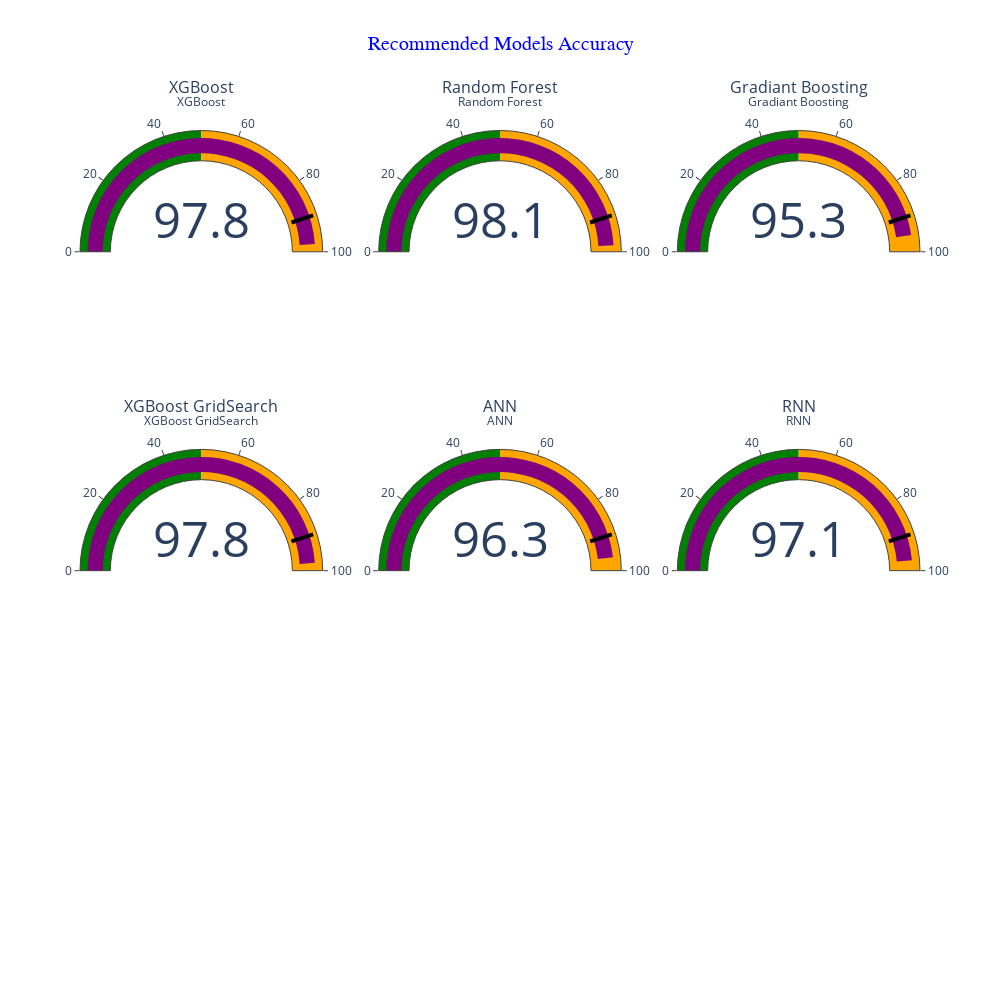

Write notebook code for a chart like this one.
### Code cell
# Model accuracies
model_accuracies = {
    'XGBoost': xgb_acc,
    'Random Forest': rfr_acc,
    'Gradiant Boosting': gbr_acc,
    'XGBoost GridSearch': grid_xgb_acc,
    'ANN': ann_model,
    'RNN': rnn_model
}

# Number of models
num_models = len(model_accuracies)

# Create the subplots
fig = make_subplots(
    rows=3, cols=3,
    specs=[[{'type': 'indicator'}]*3 for _ in range(3)],
    subplot_titles=list(model_accuracies.keys())
)

# Add the traces
for i, (model_name, accuracy) in enumerate(model_accuracies.items()):
    row = i // 3 + 1
    col = i % 3 + 1
    fig.add_trace(go.Indicator(
        mode="gauge+number",
        value=accuracy * 100,  # Convert to percentage
        title={'text': model_name, 'font': {'size': 12}, 'align': 'center'},
        gauge={
            'axis': {'range': [0, 100]},
            'bar': {'color': "purple"},
            'steps': [
                {'range': [0, 50], 'color': "green"},
                {'range': [50, 100], 'color': "orange"}
            ],
            'threshold': {
                'line': {'color': "black", 'width': 4},
                'thickness': 0.75,
                'value': 90
            }
        }
    ), row=row, col=col)

# Update layout to center the title
fig.update_layout(
    height=1000, width=1000,
    title={
        'text': "Recommended Models Accuracy",
        'x': 0.5,  # Center the title
        'xanchor': 'center',
        'font': {'size': 20, 'color': 'blue', 'family': 'Arial, sans-serif'}
    },
    margin=dict(t=100)
)

# Show the figure
fig.show()

### Figure 1 — Plotly figure (JSON) as saved in the notebook; plotly's stock layout.template omitted (floating-point values rounded to 4 significant figures)
{"data": [{"domain": {"x": [0, 0.2889], "y": [0.7778, 1]}, "gauge": {"axis": {"range": [0, 100]}, "bar": {"color": "purple"}, "steps": [{"color": "green", "range": [0, 50]}, {"color": "orange", "range": [50, 100]}], "threshold": {"line": {"color": "black", "width": 4}, "thickness": 0.75, "value": 90}}, "mode": "gauge+number", "title": {"align": "center", "font": {"size": 12}, "text": "XGBoost"}, "type": "indicator", "value": 97.85}, {"domain": {"x": [0.3556, 0.6444], "y": [0.7778, 1]}, "gauge": {"axis": {"range": [0, 100]}, "bar": {"color": "purple"}, "steps": [{"color": "green", "range": [0, 50]}, {"color": "orange", "range": [50, 100]}], "threshold": {"line": {"color": "black", "width": 4}, "thickness": 0.75, "value": 90}}, "mode": "gauge+number", "title": {"align": "center", "font": {"size": 12}, "text": "Random Forest"}, "type": "indicator", "value": 98.14}, {"domain": {"x": [0.7111, 1], "y": [0.7778, 1]}, "gauge": {"axis": {"range": [0, 100]}, "bar": {"color": "purple"}, "steps": [{"color": "green", "range": [0, 50]}, {"color": "orange", "range": [50, 100]}], "threshold": {"line": {"color": "black", "width": 4}, "thickness": 0.75, "value": 90}}, "mode": "gauge+number", "title": {"align": "center", "font": {"size": 12}, "text": "Gradiant Boosting"}, "type": "indicator", "value": 95.28}, {"domain": {"x": [0, 0.2889], "y": [0.3889, 0.6111]}, "gauge": {"axis": {"range": [0, 100]}, "bar": {"color": "purple"}, "steps": [{"color": "green", "range": [0, 50]}, {"color": "orange", "range": [50, 100]}], "threshold": {"line": {"color": "black", "width": 4}, "thickness": 0.75, "value": 90}}, "mode": "gauge+number", "title": {"align": "center", "font": {"size": 12}, "text": "XGBoost GridSearch"}, "type": "indicator", "value": 97.81}, {"domain": {"x": [0.3556, 0.6444], "y": [0.3889, 0.6111]}, "gauge": {"axis": {"range": [0, 100]}, "bar": {"color": "purple"}, "steps": [{"color": "green", "range": [0, 50]}, {"color": "orange", "range": [50, 100]}], "threshold": {"line": {"color": "black", "width": 4}, "thickness": 0.75, "value": 90}}, "mode": "gauge+number", "title": {"align": "center", "font": {"size": 12}, "text": "ANN"}, "type": "indicator", "value": 96.26}, {"domain": {"x": [0.7111, 1], "y": [0.3889, 0.6111]}, "gauge": {"axis": {"range": [0, 100]}, "bar": {"color": "purple"}, "steps": [{"color": "green", "range": [0, 50]}, {"color": "orange", "range": [50, 100]}], "threshold": {"line": {"color": "black", "width": 4}, "thickness": 0.75, "value": 90}}, "mode": "gauge+number", "title": {"align": "center", "font": {"size": 12}, "text": "RNN"}, "type": "indicator", "value": 97.06}], "layout": {"annotations": [{"font": {"size": 16}, "showarrow": false, "text": "XGBoost", "x": 0.1444, "xanchor": "center", "xref": "paper", "y": 1, "yanchor": "bottom", "yref": "paper"}, {"font": {"size": 16}, "showarrow": false, "text": "Random Forest", "x": 0.5, "xanchor": "center", "xref": "paper", "y": 1, "yanchor": "bottom", "yref": "paper"}, {"font": {"size": 16}, "showarrow": false, "text": "Gradiant Boosting", "x": 0.8556, "xanchor": "center", "xref": "paper", "y": 1, "yanchor": "bottom", "yref": "paper"}, {"font": {"size": 16}, "showarrow": false, "text": "XGBoost GridSearch", "x": 0.1444, "xanchor": "center", "xref": "paper", "y": 0.6111, "yanchor": "bottom", "yref": "paper"}, {"font": {"size": 16}, "showarrow": false, "text": "ANN", "x": 0.5, "xanchor": "center", "xref": "paper", "y": 0.6111, "yanchor": "bottom", "yref": "paper"}, {"font": {"size": 16}, "showarrow": false, "text": "RNN", "x": 0.8556, "xanchor": "center", "xref": "paper", "y": 0.6111, "yanchor": "bottom", "yref": "paper"}], "height": 1000, "margin": {"t": 100}, "title": {"font": {"color": "blue", "family": "Arial, sans-serif", "size": 20}, "text": "Recommended Models Accuracy", "x": 0.5, "xanchor": "center"}, "width": 1000}}
